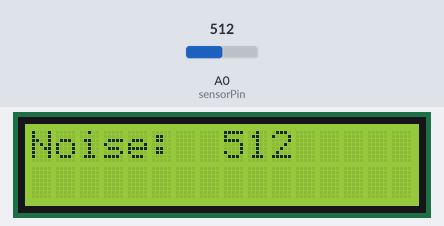
Recording of a sketch running on a simulated Arduino Uno, built with avr-gcc and run on an emulated ATmega328P. Parts: 16×2 character LCD. Inputs (shaded band) come from the test bench; at power-on: A0 (sensorPin) = 512. What the sketch prints to the serial monitor is not drawn.

Above: at 1.2 s.
1.3 s: A0 (sensorPin) set to 111
At 2.4 s:
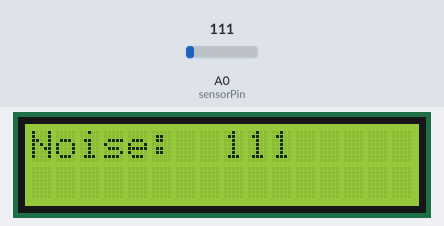
2.8 s: A0 (sensorPin) set to 90
At 3.7 s:
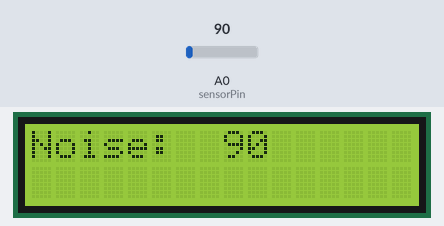
4.3 s: A0 (sensorPin) set to 110
At 5.4 s:
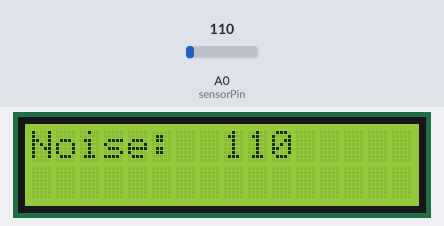
5.8 s: A0 (sensorPin) set to 6
At 6.7 s:
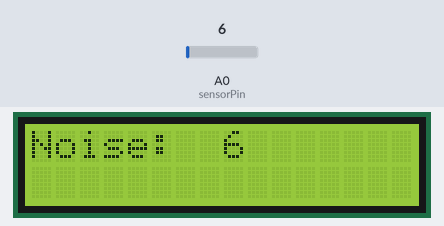
Timing chart, 0 to 8.3 s (numbered marks = the images above; inputs shaded):
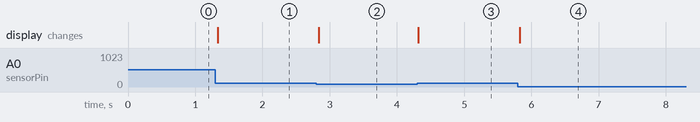

The sketch:

TemperatureReading.ino
```cpp
#include <LiquidCrystal.h>
LiquidCrystal lcd(12, 11, 5, 4, 3, 2);

const int sensorPin = A0;
const float baselineTemp = 20.0;

/*Variables for Time Graphing*/
unsigned long previousTime = 0;
long interval = 1000; //5 Seconds


/*Variables for Averaging Temp in a Given Time */
unsigned long currentSum = 0;
unsigned long numTemps = 0;


/* QUEUE IMPLEMENTATION IN C TAKEN FROM
 *  https://www.tutorialspoint.com/data_structures_algorithms/queue_program_in_c.htm
 */
#include <stdlib.h>
#include <stdbool.h>

#define MAX 16

float intArray[MAX];
int front = 0;
int rear = -1;
int itemCount = 0;

int peek() {
   return intArray[front];
}

bool isEmpty() {
   return itemCount == 0;
}

bool isFull() {
   return itemCount == MAX;
}

int size() {
   return itemCount;
}

void insert(int data) {

   if(!isFull()) {

      if(rear == MAX-1) {
         rear = -1;
      }

      intArray[++rear] = data;
      itemCount++;
   }
}

int removeData() {
   int data = intArray[front++];

   if(front == MAX) {
      front = 0;
   }

   itemCount--;
   return data;
}


/* GRAPH ICONS - Each will be set up as custom chars for the graphing*/

byte one_line[8] = {
  B00000,
  B00000,
  B00000,
  B00000,
  B00000,
  B00000,
  B00000,
  B11111,
};


byte two_line[8] = {
  B00000,
  B00000,
  B00000,
  B00000,
  B00000,
  B00000,
  B11111,
  B11111,
};

byte three_line[8] = {
  B00000,
  B00000,
  B00000,
  B00000,
  B00000,
  B11111,
  B11111,
  B11111,
};

byte four_line[8] = {
  B00000,
  B00000,
  B00000,
  B00000,
  B11111,
  B11111,
  B11111,
  B11111,
};


byte five_line[8] = {
  B00000,
  B00000,
  B00000,
  B11111,
  B11111,
  B11111,
  B11111,
  B11111,
};

byte six_line[8] = {
  B00000,
  B00000,
  B11111,
  B11111,
  B11111,
  B11111,
  B11111,
  B11111,
};


byte seven_line[8] = {
  B00000,
  B11111,
  B11111,
  B11111,
  B11111,
  B11111,
  B11111,
  B11111,
};

byte eight_line[8] = {
  B11111,
  B11111,
  B11111,
  B11111,
  B11111,
  B11111,
  B11111,
  B11111,
};


void setup() {
  // put your setup code here, to run once:
  Serial.begin(9600);

  /* Each of the Lines of the Graph is Set up as a custom char
     See https://www.arduino.cc/en/Reference/LiquidCrystalCreateChar
  */

  lcd.createChar(0, one_line);
  lcd.createChar(1, two_line);
  lcd.createChar(2, three_line);
  lcd.createChar(3, four_line);
  lcd.createChar(4, five_line);
  lcd.createChar(5, six_line);
  lcd.createChar(6, seven_line);
  lcd.createChar(7, eight_line);


  lcd.begin(16, 2);


}

void graph(){
  lcd.setCursor(0, 1);

  for (int i = 0; i < MAX; i++) {
    float graphReading = intArray[i];
    if (graphReading == 0) lcd.print(" ");
    if (graphReading >= 0 && graphReading < 100) lcd.write(byte(0));
    if (graphReading >= 000 && graphReading < 200) lcd.write(byte(1));
    if (graphReading >= 200 && graphReading < 300) lcd.write(byte(2));
    if (graphReading >= 300 && graphReading < 400) lcd.write(byte(3));
    if (graphReading >= 400 && graphReading < 500) lcd.write(byte(4));
    if (graphReading >= 500 && graphReading < 600) lcd.write(byte(5));
    if (graphReading >= 600 && graphReading < 700) lcd.write(byte(6));
    if (graphReading >= 700) lcd.write(byte(7));


  }
}

void loop() {
  /* Code to Analyze Sensor Readings*/
      int sensorVal = analogRead(sensorPin);
      Serial.print("Sensor Value: ");
      Serial.print(sensorVal);
    /*
      //convert the ADC reading to voltage
      float voltage = (sensorVal/1024.0) * 5.0;

      //Serial.print(", Volts: ");
      //Serial.print(voltage);

      //convert the voltage to temperature in degrees
      //Serial.print(", degrees C: ");
      float celcius = (voltage - .5) * 100;
      //Serial.print(celcius);

      float fahrenheit = celcius * 1.8 + 32;
      //Serial.print(", degrees F: ");
      //Serial.println(fahrenheit);
    */
      lcd.clear();
      lcd.setCursor(0, 0);
      lcd.print("Noise: ");
      lcd.setCursor(8, 0);
      lcd.print(sensorVal);
      lcd.setCursor(0, 1);
      /*
      lcd.write(byte(0));
      lcd.write(byte(1));
      lcd.write(byte(2));
      lcd.write(byte(3));
      lcd.write(byte(4));
      lcd.write(byte(5));
      lcd.write(byte(6));
      lcd.write(byte(7));
      */

  /* Insert the Averaged Time into the Queue to Graph */
  unsigned long currentTime = millis();
  if (currentTime - previousTime < interval) {
    numTemps++;
    currentSum += sensorVal;
  }

  if (currentTime - previousTime > interval) {
    previousTime = currentTime;

    if (isFull()){
      removeData();
    }

    insert(sensorVal);
    //insert (currentSum / 1.0*numTemps);
    numTemps = 0;
    currentSum = 0;
    for (int i = 0; i < MAX; i++) {
      Serial.print(intArray[i]);
      Serial.print(" ");
    }
    Serial.println(" ");
  }
  //graph();
  delay(10);
}
```

Measured:
- after the input at 1.3 s, the display: changes at once (image 1)
- after the input at 2.8 s, the display: changes at once (image 2)
- after the input at 4.3 s, the display: changes at once (image 3)
- after the input at 5.8 s, the display: changes at once (image 4)
